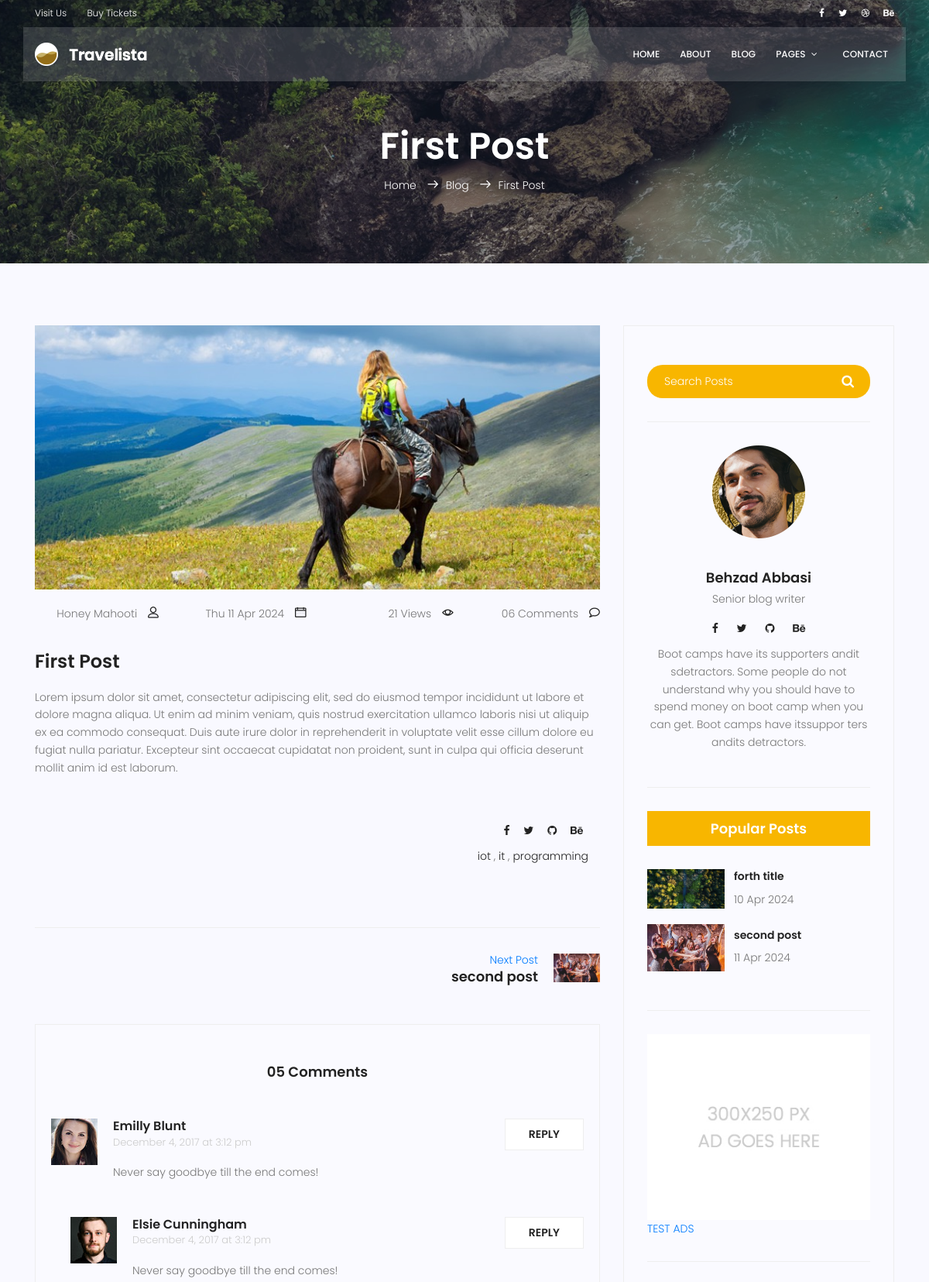
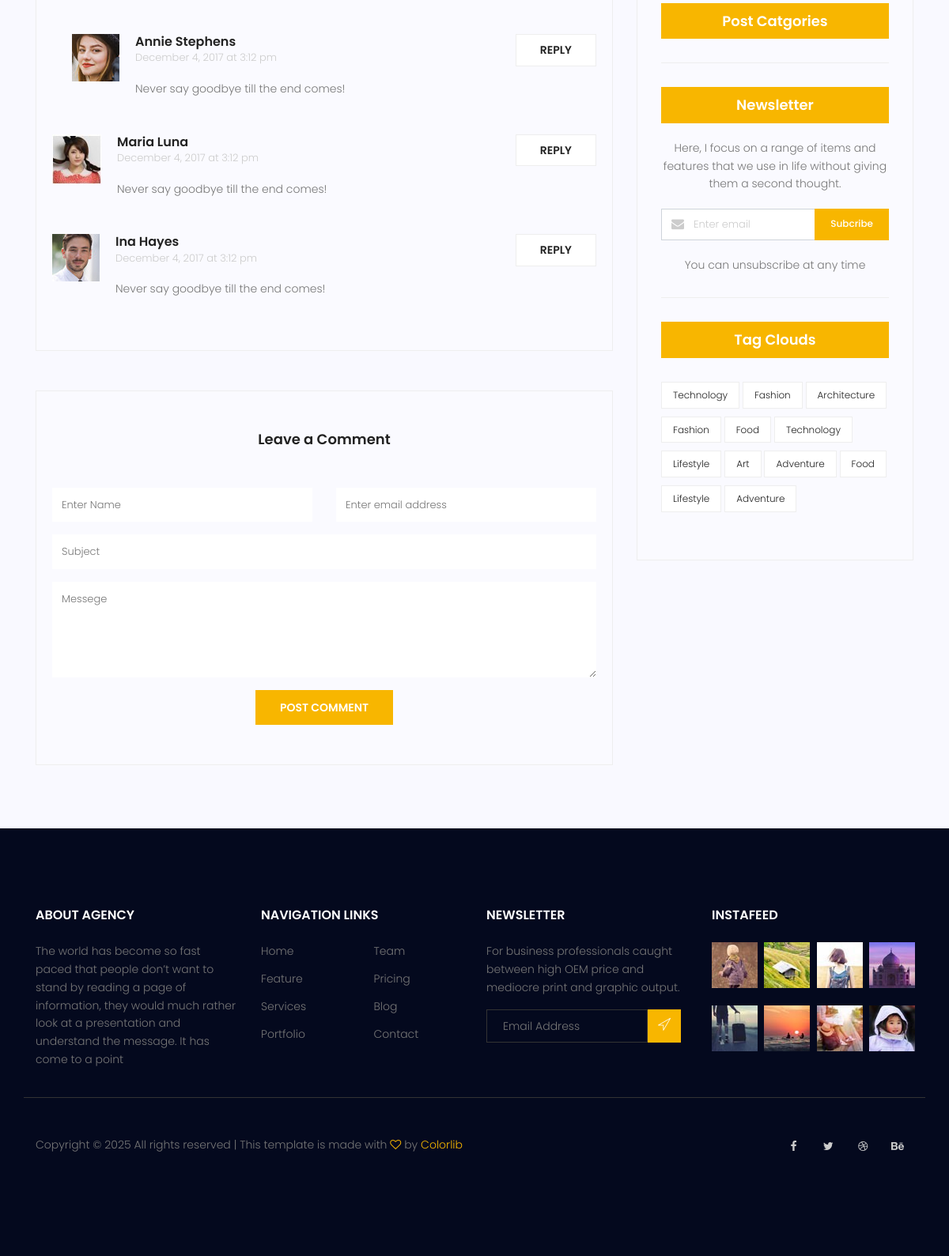
The page /blog/1 on the database its author committed (2 pictures, top to bottom).
### blog/models.py (models this page shows, shortened)
class Post(models.Model):
    image = models.ImageField(upload_to='blog/', default='blog/default.jpg')
    author = models.ForeignKey(User, on_delete=models.SET_NULL, null=True)
    title = models.CharField(max_length=255)
    content = models.TextField()
    category= models.ManyToManyField(Category)
    counted_view=models.IntegerField(default=0) #(default = 0)
    status=models.BooleanField(default=False)
    published_date = models.DateTimeField(null=True)
    created_date = models.DateTimeField(auto_now_add=True)
    updated_date = models.DateTimeField(auto_now=True)
    class Meta:
        ordering=['-created_date']
        verbose_name='پست'
        verbose_name_plural='پست ها'

class Category(models.Model):
    name  = models.CharField(max_length=255)

### blog/views.py (the view)
# urls.py: path('<int:pid>', blog_single,name='single'),
def blog_single(request, pid):
    current_time = timezone.now()
    post = get_object_or_404(Post,pk=pid, status =1 ,published_date__lte=current_time)
    post.counted_view += 1
    post.save()
    next_post = Post.objects.filter(status =1 ,published_date__lte=current_time, id__gt=pid).order_by('pk').first()
    previous_post = Post.objects.filter(status =1 ,published_date__lte=current_time, id__lt=pid).order_by('pk').last()
    context = {
        'post': post,
        'next_post': next_post,
        'previous_post': previous_post
        }
    return render (request, 'blog/blog-single.html', context)

### blog/templatetags/blog_tags.py (called while the page is built)
@register.inclusion_tag('blog/blog-popular-posts.html')
def latestposts(arg=3):
    posts= Post.objects.filter(status =1).order_by('published_date')[:arg]
    return {'posts':posts}

### templates/blog/blog-single.html (shortened to what this page needs)
{% extends 'base.html' %}
{% load static %}
{% load blog_tags %}
{% block content %}
<section class="relative about-banner">
	<div class="overlay overlay-bg"></div>
	<div class="container">
		<div class="row d-flex align-items-center justify-content-center">
			<div class="about-content col-lg-12">
				<h1 class="text-white">
					{{post.title}}
				</h1>
				<p class="text-white link-nav"><a href="{% url 'website:index' %}">Home </a> <span
						class="lnr lnr-arrow-right"></span><a href="{% url 'blog:index' %}">Blog </a> <span
						class="lnr lnr-arrow-right"></span>{{post.title}}</p>
			</div>
		</div>
	</div>
</section>
<section class="post-content-area single-post-area">
	<div class="container">
		<div class="row">
			<div class="col-lg-8 posts-list">
				<div class="single-post row">
					<div class="col-lg-12">
						<div class="feature-img">
							<img class="img-fluid" src="{{post.image.url}}" alt="">
						</div>
					</div>
					<div class="col-lg-12 meta-details">
						<div class="user-details row">
							<p class="user-name col-lg-3 col-sm-6"><a href="#">{{post.author.get_full_name}}</a> <span
									class="lnr lnr-user"></span></p>
							<p class="date col-lg-3 col-sm-6"><a href="#">{{post.published_date| date:"D d M Y"}}</a>
								<span class="lnr lnr-calendar-full"></span>
							</p>
							<p class="view col-lg-3 col-sm-6"><a href="#">{{post.counted_view}} Views</a> <span
									class="lnr lnr-eye"></span></p>
							<p class="comments col-lg-3 col-sm-6"><a href="#">06 Comments</a> <span
									class="lnr lnr-bubble"></span></p>
						</div>
					</div>
					<div class="col-lg-12 col-md-12">
						<h3 class="mt-20 mb-20">{{post.title}}</h3>
						<p>
							{{post.content}}
						</p>
						<br>
						<div class="col-lg-12 meta-details">
							<div clas="first-row">
								<ul class="social-links">
									<li><a href="#"><i class="fa fa-facebook"></i></a></li>
									<li><a href="#"><i class="fa fa-twitter"></i></a></li>
									<li><a href="#"><i class="fa fa-github"></i></a></li>
									<li><a href="#"><i class="fa fa-behance"></i></a></li>
								</ul>
								<ul class="tags">
									{% for cat in post.category.all%}
										<li><a href="#"> {{cat.name}} </a> {% if not forloop.last %},{%endif%}</li>
									{% endfor %}
								</ul>
							</div>
						</div>
					</div>
				</div>
				<div class="navigation-area">
					<div class="row">
						<div
							class="col-lg-6 col-md-6 col-12 nav-left flex-row d-flex justify-content-start align-items-center">
						</div>
						<div
							class="col-lg-6 col-md-6 col-12 nav-right flex-row d-flex justify-content-end align-items-center">
							{% if next_post %}
							<div class="detials">
								<a href="{% url 'blog:single' pid=next_post.id %}">Next Post
									<h4>{{next_post.title}}</h4>
								</a>
							</div>
							<div class="arrow">
								<a href="{% url 'blog:single' pid=next_post.id %}"></a>
							</div>
							<div class="thumb">
								<a href="{% url 'blog:single' pid=next_post.id %}"><img width="60" height="60"
										class="img-fluid" src="{{next_post.image.url}}" alt=""></a>
							</div>
							{% endif %}
						</div>
					</div>
				</div>
				<div class=" comments-area">
					<h4>05 Comments</h4>
					<div class="comment-list">
						<div class="single-comment justify-content-between d-flex">
							<div class="user justify-content-between d-flex">
								<div class="thumb">
									<img src="{%static 'img/blog/c1.jpg' %}" alt="">
								</div>
								<div class="desc">
									<h5><a href="#">Emilly Blunt</a></h5>
									<p class="date">December 4, 2017 at 3:12 pm </p>
									<p class="comment">
										Never say goodbye till the end comes!
									</p>
								</div>
							</div>
							<div class="reply-btn">
								<a href="" class="btn-reply text-uppercase">reply</a>
							</div>
						</div>
					</div>
					<div class="comment-list left-padding">
						<div class="single-comment justify-content-between d-flex">
							<div class="user justify-content-between d-flex">
								<div class="thumb">
									<img src="{%static 'img/blog/c2.jpg' %}" alt="">
								</div>
								<div class="desc">
									<h5><a href="#">Elsie Cunningham</a></h5>
									<p class="date">December 4, 2017 at 3:12 pm </p>
									<p class="comment">
										Never say goodbye till the end comes!
									</p>
								</div>
							</div>
							<div class="reply-btn">
								<a href="" class="btn-reply text-uppercase">reply</a>
							</div>
						</div>
					</div>
					<div class="comment-list left-padding">
						<div class="single-comment justify-content-between d-flex">
							<div class="user justify-content-between d-flex">
								<div class="thumb">
									<img src="{%static 'img/blog/c3.jpg' %}" alt="">
								</div>
								<div class="desc">
									<h5><a href="#">Annie Stephens</a></h5>
									<p class="date">December 4, 2017 at 3:12 pm </p>
									<p class="comment">
										Never say goodbye till the end comes!
									</p>
								</div>
							</div>
							<div class="reply-btn">
								<a href="" class="btn-reply text-uppercase">reply</a>
							</div>
						</div>
					</div>
					<div class="comment-list">
						<div class="single-comment justify-content-between d-flex">
							<div class="user justify-content-between d-flex">
								<div class="thumb">
									<img src="{%static 'img/blog/c4.jpg' %}" alt="">
								</div>
								<div class="desc">
									<h5><a href="#">Maria Luna</a></h5>
									<p class="date">December 4, 2017 at 3:12 pm </p>
									<p class="comment">
										Never say goodbye till the end comes!
									</p>
								</div>
							</div>
							<div class="reply-btn">
								<a href="" class="btn-reply text-uppercase">reply</a>
							</div>
						</div>
					</div>
					<div class="comment-list">
						<div class="single-comment justify-content-between d-flex">
							<div class="user justify-content-between d-flex">
								<div class="thumb">
									<img src="{%static 'img/blog/c5.jpg' %}" alt="">
								</div>
								<div class="desc">
									<h5><a href="#">Ina Hayes</a></h5>
									<p class="date">December 4, 2017 at 3:12 pm </p>
									<p class="comment">
										Never say goodbye till the end comes!
									</p>
								</div>
							</div>
							<div class="reply-btn">
								<a href="" class="btn-reply text-uppercase">reply</a>
							</div>
						</div>
					</div>
				</div>
				<div class="comment-form">
					<h4>Leave a Comment</h4>
					<form>
						<div class="form-group form-inline">
							<div class="form-group col-lg-6 col-md-12 name">
								<input type="text" class="form-control" id="name" placeholder="Enter Name"
									onfocus="this.placeholder = ''" onblur="this.placeholder = 'Enter Name'">
							</div>
							<div class="form-group col-lg-6 col-md-12 email">
								<input type="email" class="form-control" id="email" placeholder="Enter email address"
									onfocus="this.placeholder = ''" onblur="this.placeholder = 'Enter email address'">
							</div>
						</div>
						<div class="form-group">
							<input type="text" class="form-control" id="subject" placeholder="Subject"
								onfocus="this.placeholder = ''" onblur="this.placeholder = 'Subject'">
						</div>
						<div class="form-group">
							<textarea class="form-control mb-10" rows="5" name="message" placeholder="Messege"
								onfocus="this.placeholder = ''" onblur="this.placeholder = 'Messege'"
								required=""></textarea>
						</div>
						<a href="#" class="primary-btn text-uppercase">Post Comment</a>
					</form>
				</div>
			</div>
			<div class="col-lg-4 sidebar-widgets">
				<div class="widget-wrap">
					<div class="single-sidebar-widget search-widget">
						<form class="search-form" action="#">
							<input placeholder="Search Posts" name="search" type="text" onfocus="this.placeholder = ''"
								onblur="this.placeholder = 'Search Posts'">
							<button type="submit"><i class="fa fa-search"></i></button>
						</form>
					</div>
					{% include 'blog/blog-writer.html' %}
					{% latestposts 2 %}
					{% include 'blog/blog-ads.html' %}
					{% include 'blog/blog-post-categories.html' %}
					{% include 'blog/blog-newsletter.html' %}
					{% include 'blog/blog-tags.html' %}
				</div>
			</div>
		</div>
	</div>
</section>
{% endblock %}

### templates/blog/blog-popular-posts.html
{% load static %}
<div class="single-sidebar-widget popular-post-widget">
    <h4 class="popular-title">Popular Posts</h4>
    <div class="popular-post-list">
        {% for post in posts %}
        <div class="single-post-list d-flex flex-row align-items-center">
            <div class="thumb">
                <img class="img-fluid" src="{{ post.image.url }}" alt="">
            </div>
            <div class="details">
                <a href="{% url 'blog:single' pid=post.id %}">
                    <h6>{{post.title}}</h6>
                </a>
                <p>{{ post.published_date|date:"d M Y"}}</p>
            </div>
        </div>
        {% endfor %}
    </div>
</div>

### rows shown on the page
Post: title "First Post", image (placeholder picture), author.get_full_name "Honey Mahooti", published_date "Thu 11 Apr 2024", counted_view "21", content "Lorem ipsum dolor sit amet, consectetur adipiscing elit, sed do eiusmod tempor incididunt ut labore et dolore magna aliqua. Ut enim ad minim veniam, quis nostrud exercitation ullamco laboris nisi ut aliquip ex ea commodo consequat. Duis aute irure dolor in reprehenderit in voluptate velit esse cillum dolore eu fugiat nulla pariatur. Excepteur sint occaecat cupidatat non proident, sunt in culpa qui officia deserunt mollit anim id est laborum."
Category: name "iot"
Category: name "it"
Category: name "programming"
Post: title "second post", image (picture), published_date "11 Apr 2024"
Post: image (picture), title "forth title", published_date "10 Apr 2024"
